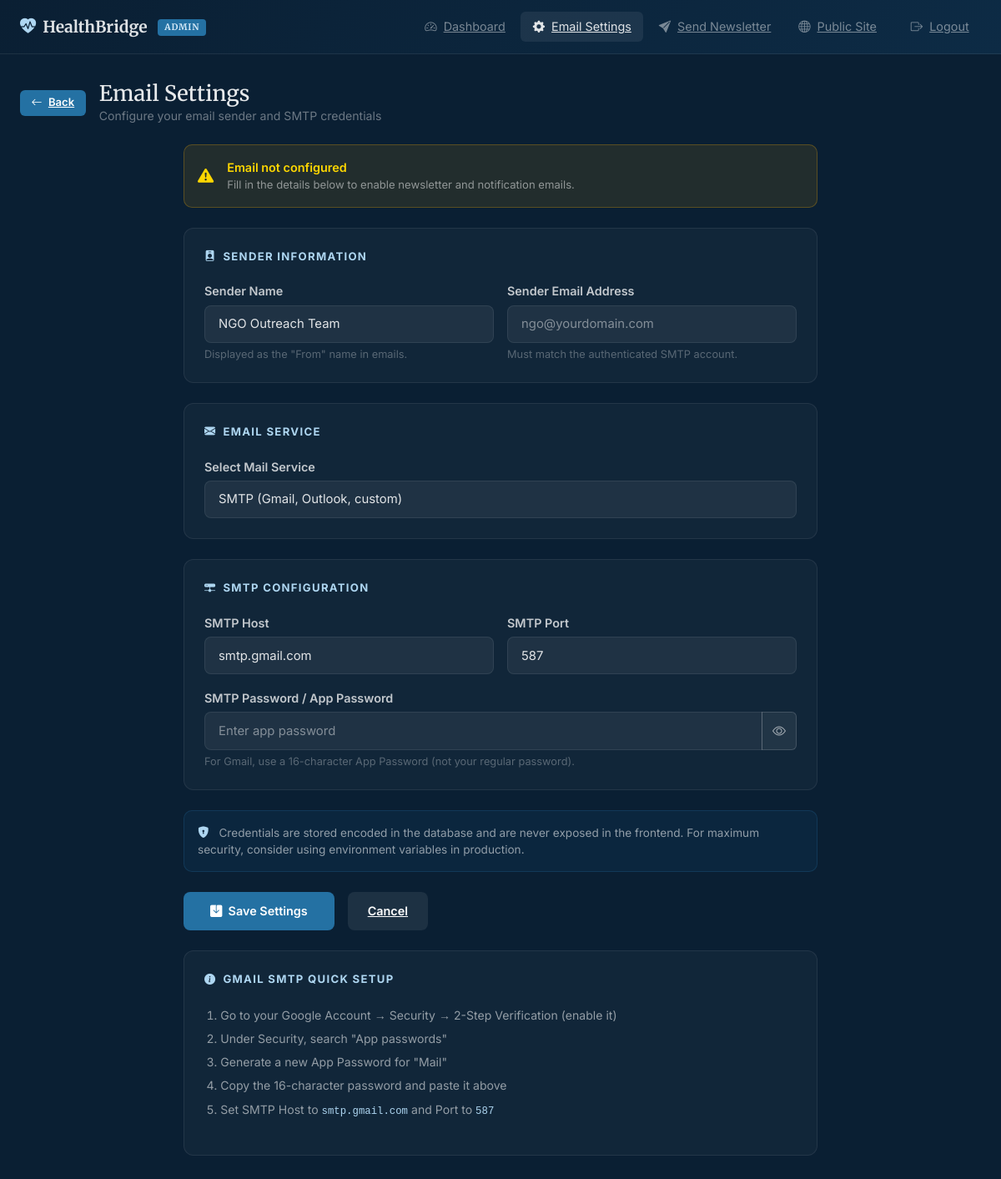
Screenshot of /admin/email-settings (signed in) with the database file from the repository.
### models.py (models this page shows, shortened)
class EmailSettings(db.Model):
    __tablename__ = 'email_settings'
    id = db.Column(db.Integer, primary_key=True)
    sender_email = db.Column(db.String(120), nullable=True)
    sender_name = db.Column(db.String(120), nullable=True)
    smtp_host = db.Column(db.String(120), nullable=True)
    smtp_port = db.Column(db.Integer, nullable=True, default=587)
    smtp_password_enc = db.Column(db.Text, nullable=True)  # base64-encoded, masked in UI
    mail_service = db.Column(db.String(20), default='smtp')  # smtp | brevo | mailchimp
    api_key_enc = db.Column(db.Text, nullable=True)
    updated_at = db.Column(db.DateTime, default=datetime.utcnow, onupdate=datetime.utcnow)

### app.py (the view, shortened to what this page needs)
@app.route('/admin/email-settings', methods=['GET', 'POST'])
@login_required
def admin_email_settings():
    settings = EmailSettings.query.first()
    if not settings:
        settings = EmailSettings()
        db.session.add(settings)
        db.session.commit()
    return render_template('admin_email_settings.html', settings=settings)

### app.py (called while the page is built)
@login_manager.user_loader
def load_user(user_id):
    return AdminUser.query.get(int(user_id))

### templates/admin_email_settings.html (shortened to what this page needs)
{% extends "admin_base.html" %}
{% block content %}
<div class="d-flex align-items-center gap-3 mb-4">
  <a href="{{ url_for('admin_dashboard') }}" class="btn-adm btn-adm-sm"><i class="bi bi-arrow-left"></i> Back</a>
  <div>
    <h1 style="color:rgba(255,255,255,.9);font-family:'Merriweather',serif;font-size:1.6rem;margin:0;">Email Settings</h1>
    <p style="color:rgba(255,255,255,.4);font-size:.88rem;margin:0;">Configure your email sender and SMTP credentials</p>
  </div>
</div>
<div class="row justify-content-center">
  <div class="col-lg-8">
    {% if settings.sender_email %}
    <div class="mb-4 p-3 d-flex align-items-center gap-3" style="background:rgba(46,160,67,.12);border:1px solid rgba(46,160,67,.25);border-radius:10px;">
      <i class="bi bi-check-circle-fill" style="color:#90ee90;font-size:1.2rem;flex-shrink:0;"></i>
      <div>
        <div style="color:#90ee90;font-weight:600;font-size:.9rem;">Email configured</div>
        <div style="color:rgba(255,255,255,.5);font-size:.82rem;">Sending from <strong style="color:rgba(255,255,255,.75);">{{ settings.sender_email }}</strong> via {{ settings.mail_service|upper }}</div>
      </div>
    </div>
    {% else %}
    <div class="mb-4 p-3 d-flex align-items-center gap-3" style="background:rgba(255,180,0,.1);border:1px solid rgba(255,180,0,.25);border-radius:10px;">
      <i class="bi bi-exclamation-triangle-fill" style="color:#ffd700;font-size:1.2rem;flex-shrink:0;"></i>
      <div>
        <div style="color:#ffd700;font-weight:600;font-size:.9rem;">Email not configured</div>
        <div style="color:rgba(255,255,255,.5);font-size:.82rem;">Fill in the details below to enable newsletter and notification emails.</div>
      </div>
    </div>
    {% endif %}
    <form method="POST" action="{{ url_for('admin_email_settings') }}" class="admin-form-section">
      <div class="admin-settings-group">
        <div class="group-title"><i class="bi bi-person-badge-fill"></i> Sender Information</div>
        <div class="row g-3">
          <div class="col-sm-6">
            <label class="form-label">Sender Name</label>
            <input type="text" name="sender_name" class="form-control"
                   value="{{ settings.sender_name or '' }}" placeholder="e.g. HealthBridge Outreach Team"/>
            <div class="form-text" style="color:rgba(255,255,255,.3);font-size:.8rem;">Displayed as the "From" name in emails.</div>
          </div>
          <div class="col-sm-6">
            <label class="form-label">Sender Email Address</label>
            <input type="email" name="sender_email" class="form-control"
                   value="{{ settings.sender_email or '' }}" placeholder="ngo@yourdomain.com"/>
            <div class="form-text" style="color:rgba(255,255,255,.3);font-size:.8rem;">Must match the authenticated SMTP account.</div>
          </div>
        </div>
      </div>
      <div class="admin-settings-group">
        <div class="group-title"><i class="bi bi-envelope-fill"></i> Email Service</div>
        <div class="row g-3">
          <div class="col-12">
            <label class="form-label">Select Mail Service</label>
            <select name="mail_service" class="form-select" id="mailServiceSelect">
              <option value="smtp" {% if settings.mail_service == 'smtp' %}selected{% endif %}>SMTP (Gmail, Outlook, custom)</option>
            </select>
          </div>
        </div>
      </div>
      <div class="admin-settings-group" id="smtpSection">
        <div class="group-title"><i class="bi bi-hdd-network-fill"></i> SMTP Configuration</div>
        <div class="row g-3">
          <div class="col-sm-6">
            <label class="form-label">SMTP Host</label>
            <input type="text" name="smtp_host" class="form-control"
                   value="{{ settings.smtp_host or '' }}" placeholder="smtp.gmail.com"/>
          </div>
          <div class="col-sm-6">
            <label class="form-label">SMTP Port</label>
            <input type="number" name="smtp_port" class="form-control"
                   value="{{ settings.smtp_port or 587 }}" placeholder="587"/>
          </div>
          <div class="col-12">
            <label class="form-label">SMTP Password / App Password</label>
            <div class="input-group">
              <input type="password" name="smtp_password" class="form-control" id="smtpPwdInput"
                     placeholder="{% if settings.smtp_password_enc %}••••••••••••{% else %}Enter app password{% endif %}"/>
              <button class="btn" type="button" id="toggleSmtpPwd"
                      style="background:rgba(255,255,255,.07);border:1px solid rgba(255,255,255,.15);color:rgba(255,255,255,.6);">
                <i class="bi bi-eye" id="smtpEye"></i>
              </button>
            </div>
            <div class="form-text" style="color:rgba(255,255,255,.3);font-size:.8rem;">
              {% if settings.smtp_password_enc %}
              Password is saved. Leave blank to keep existing password unchanged.
              {% else %}
              For Gmail, use a 16-character App Password (not your regular password).
              {% endif %}
            </div>
          </div>
        </div>
      </div>
      <div class="mb-4 p-3" style="background:rgba(36,113,163,.1);border:1px solid rgba(36,113,163,.25);border-radius:10px;font-size:.85rem;color:rgba(255,255,255,.55);">
        <i class="bi bi-shield-lock-fill me-2" style="color:#aed6f1;"></i>
        Credentials are stored encoded in the database and are never exposed in the frontend. For maximum security, consider using environment variables in production.
      </div>
      <div class="d-flex gap-3">
        <button type="submit" class="btn-adm" style="padding:.75rem 2rem;">
          <i class="bi bi-save-fill"></i> Save Settings
        </button>
        <a href="{{ url_for('admin_dashboard') }}" class="btn-adm" style="background:rgba(255,255,255,.08);padding:.75rem 1.5rem;">
          Cancel
        </a>
      </div>
    </form>
    <div class="mt-4 admin-settings-group">
      <div class="group-title"><i class="bi bi-info-circle-fill"></i> Gmail SMTP Quick Setup</div>
      <ol style="color:rgba(255,255,255,.55);font-size:.88rem;line-height:2;padding-left:1.2rem;">
        <li>Go to your Google Account → Security → 2-Step Verification (enable it)</li>
        <li>Under Security, search "App passwords"</li>
        <li>Generate a new App Password for "Mail"</li>
        <li>Copy the 16-character password and paste it above</li>
        <li>Set SMTP Host to <code style="color:#aed6f1;">smtp.gmail.com</code> and Port to <code style="color:#aed6f1;">587</code></li>
      </ol>
    </div>
  </div>
</div>
{% endblock %}

### static/css/admin.css (style rules this page uses)
:root { --adm-bg: #0a1f33; --adm-sidebar: #0d2b45; --adm-card: #112d47; --adm-border: rgba(255,255,255,.08); --adm-text: rgba(255,255,255,.87); --adm-muted: rgba(255,255,255,.45); --adm-accent: #2471a3; --adm-accent2: #1a5276; --sky-100: #d6eaf8; --sky-200: #aed6f1; }
body.admin-body { background: var(--adm-bg); color: var(--adm-text); font-family: 'Inter', 'Segoe UI', system-ui, sans-serif; min-height: 100vh; }
.admin-form-section .form-label { color: rgba(255,255,255,.75); font-size: .9rem; font-weight: 600; margin-bottom: .35rem; }
.admin-form-section .form-control, .admin-form-section .form-select { background: rgba(255,255,255,.06); border: 1px solid var(--adm-border); border-radius: 8px; color: var(--adm-text); font-size: .93rem; padding: .65rem 1rem; transition: border-color .2s, background .2s; }
.admin-form-section .form-control::placeholder { color: var(--adm-muted); }
.admin-form-section .form-select option { background: var(--adm-card); color: var(--adm-text); }
.admin-settings-group { background: rgba(255,255,255,.03); border: 1px solid var(--adm-border); border-radius: 12px; padding: 1.5rem; margin-bottom: 1.5rem; }
.admin-settings-group .group-title { color: var(--sky-200); font-size: .82rem; font-weight: 700; letter-spacing: .1em; text-transform: uppercase; margin-bottom: 1.2rem; display: flex; align-items: center; gap: .5rem; }
.btn-adm { background: var(--adm-accent); color: #fff; border: none; border-radius: 8px; padding: .6rem 1.4rem; font-size: .9rem; font-weight: 600; transition: background .2s, transform .2s; display: inline-flex; align-items: center; gap: .45rem; }
.btn-adm-sm { padding: .35rem .85rem; font-size: .82rem; border-radius: 6px; }

### rows the page displays
EmailSettings: sender_name "NGO Outreach Team", mail_service "SMTP (Gmail, Outlook, custom)", smtp_host "smtp.gmail.com", smtp_port "587"
